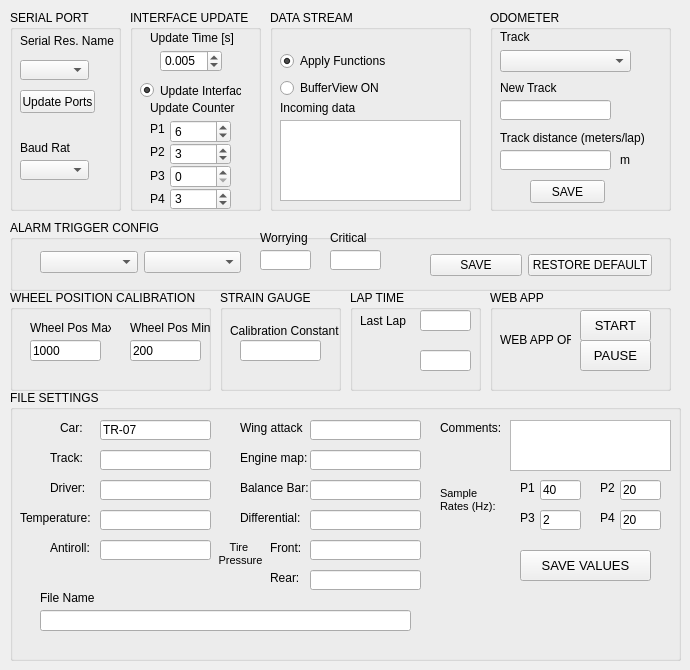
    <widget class="QWidget" name="tab">
     <attribute name="title">
      <string>Settings</string>
     </attribute>
     <widget class="QGroupBox" name="groupBox">
      <property name="geometry">
       <rect>
        <x>10</x>
        <y>10</y>
        <width>111</width>
        <height>201</height>
       </rect>
      </property>
      <property name="title">
       <string>SERIAL PORT</string>
      </property>
      <widget class="QLabel" name="label_2">
       <property name="geometry">
        <rect>
         <x>10</x>
         <y>23</y>
         <width>104</width>
         <height>16</height>
        </rect>
       </property>
       <property name="text">
        <string>Serial Res. Name</string>
       </property>
      </widget>
      <widget class="QComboBox" name="comboBox_Baudrate">
       <property name="geometry">
        <rect>
         <x>10</x>
         <y>150</y>
         <width>69</width>
         <height>20</height>
        </rect>
       </property>
      </widget>
      <widget class="QComboBox" name="comboBox_SerialPorts">
       <property name="geometry">
        <rect>
         <x>10</x>
         <y>50</y>
         <width>69</width>
         <height>20</height>
        </rect>
       </property>
      </widget>
      <widget class="QPushButton" name="pushButton_UpdatePorts">
       <property name="geometry">
        <rect>
         <x>10</x>
         <y>80</y>
         <width>75</width>
         <height>23</height>
        </rect>
       </property>
       <property name="text">
        <string>Update Ports</string>
       </property>
      </widget>
      <widget class="QLabel" name="label_41">
       <property name="geometry">
        <rect>
         <x>10</x>
         <y>130</y>
         <width>50</width>
         <height>16</height>
        </rect>
       </property>
       <property name="text">
        <string>Baud Rate</string>
       </property>
      </widget>
     </widget>
     <widget class="QGroupBox" name="groupBox_3">
      <property name="geometry">
       <rect>
        <x>270</x>
        <y>10</y>
        <width>201</width>
        <height>201</height>
       </rect>
      </property>
      <property name="title">
       <string>DATA STREAM</string>
      </property>
      <widget class="QTextBrowser" name="textBrowser_Buffer">
       <property name="geometry">
        <rect>
         <x>10</x>
         <y>110</y>
         <width>181</width>
         <height>81</height>
        </rect>
       </property>
      </widget>
      <widget class="QLabel" name="label_3">
       <property name="geometry">
        <rect>
         <x>10</x>
         <y>90</y>
         <width>121</width>
         <height>16</height>
        </rect>
       </property>
       <property name="text">
        <string>Incoming data</string>
       </property>
      </widget>
      <widget class="QWidget" name="">
       <property name="geometry">
        <rect>
         <x>10</x>
         <y>40</y>
         <width>118</width>
         <height>49</height>
        </rect>
       </property>
       <layout class="QVBoxLayout" name="verticalLayout_3">
        <item>
         <widget class="QRadioButton" name="radioButton_applyFunctions">
          <property name="text">
           <string>Apply Functions</string>
          </property>
          <property name="checked">
           <bool>true</bool>
          </property>
          <property name="autoExclusive">
           <bool>false</bool>
          </property>
         </widget>
        </item>
        <item>
         <widget class="QRadioButton" name="radioButton_bufferLog">
          <property name="text">
           <string>BufferView ON</string>
          </property>
          <property name="checked">
           <bool>false</bool>
          </property>
          <property name="autoExclusive">
           <bool>false</bool>
          </property>
         </widget>
        </item>
       </layout>
      </widget>
     </widget>
     <widget class="QGroupBox" name="groupBox_16">
      <property name="geometry">
       <rect>
        <x>10</x>
        <y>290</y>
        <width>201</width>
        <height>101</height>
       </rect>
      </property>
      <property name="title">
       <string>WHEEL POSITION CALIBRATION</string>
      </property>
      <widget class="QLabel" name="label_29">
       <property name="geometry">
        <rect>
         <x>20</x>
         <y>30</y>
         <width>81</width>
         <height>16</height>
        </rect>
       </property>
       <property name="text">
        <string>Wheel Pos Max</string>
       </property>
      </widget>
      <widget class="QLabel" name="label_30">
       <property name="geometry">
        <rect>
         <x>120</x>
         <y>30</y>
         <width>81</width>
         <height>16</height>
        </rect>
       </property>
       <property name="text">
        <string>Wheel Pos Min</string>
       </property>
      </widget>
      <widget class="QLineEdit" name="lineEdit_WheelPosMin">
       <property name="geometry">
        <rect>
         <x>120</x>
         <y>50</y>
         <width>71</width>
         <height>21</height>
        </rect>
       </property>
       <property name="text">
        <string>200</string>
       </property>
      </widget>
      <widget class="QLineEdit" name="lineEdit_WheelPosMax">
       <property name="geometry">
        <rect>
         <x>20</x>
         <y>50</y>
         <width>71</width>
         <height>21</height>
        </rect>
       </property>
       <property name="text">
        <string>1000</string>
       </property>
      </widget>
     </widget>
     <widget class="QGroupBox" name="groupBox_38">
      <property name="geometry">
       <rect>
        <x>220</x>
        <y>290</y>
        <width>121</width>
        <height>101</height>
       </rect>
      </property>
      <property name="title">
       <string>STRAIN GAUGE</string>
      </property>
      <widget class="QLineEdit" name="lineEdit_CalibrationConstant">
       <property name="geometry">
        <rect>
         <x>20</x>
         <y>50</y>
         <width>81</width>
         <height>21</height>
        </rect>
       </property>
      </widget>
      <widget class="QLabel" name="label_64">
       <property name="geometry">
        <rect>
         <x>10</x>
         <y>30</y>
         <width>111</width>
         <height>21</height>
        </rect>
       </property>
       <property name="text">
        <string>Calibration Constant</string>
       </property>
      </widget>
     </widget>
     <widget class="QGroupBox" name="groupBox_39">
      <property name="geometry">
       <rect>
        <x>350</x>
        <y>290</y>
        <width>131</width>
        <height>101</height>
       </rect>
      </property>
      <property name="title">
       <string>LAP TIME</string>
      </property>
      <widget class="QLineEdit" name="lineEdit_LastLap">
       <property name="geometry">
        <rect>
         <x>70</x>
         <y>20</y>
         <width>51</width>
         <height>21</height>
        </rect>
       </property>
      </widget>
      <widget class="QLineEdit" name="lineEdit_CalibrationConstant_3">
       <property name="geometry">
        <rect>
         <x>70</x>
         <y>60</y>
         <width>51</width>
         <height>21</height>
        </rect>
       </property>
      </widget>
      <widget class="QLabel" name="label_70">
       <property name="geometry">
        <rect>
         <x>10</x>
         <y>20</y>
         <width>51</width>
         <height>21</height>
        </rect>
       </property>
       <property name="text">
        <string>Last Lap</string>
       </property>
      </widget>
     </widget>
     <widget class="QGroupBox" name="groupBox_2">
      <property name="geometry">
       <rect>
        <x>10</x>
        <y>390</y>
        <width>671</width>
        <height>271</height>
       </rect>
      </property>
      <property name="title">
       <string>FILE SETTINGS</string>
      </property>
      <widget class="QLineEdit" name="lineEdit_SetupDriver">
       <property name="geometry">
        <rect>
         <x>90</x>
         <y>90</y>
         <width>111</width>
         <height>20</height>
        </rect>
       </property>
      </widget>
      <widget class="QLineEdit" name="lineEdit_SetupAntiroll">
       <property name="geometry">
        <rect>
         <x>90</x>
         <y>150</y>
         <width>111</width>
         <height>20</height>
        </rect>
       </property>
      </widget>
      <widget class="QLabel" name="label_57">
       <property name="geometry">
        <rect>
         <x>230</x>
         <y>90</y>
         <width>111</width>
         <height>16</height>
        </rect>
       </property>
       <property name="text">
        <string>Balance Bar:</string>
       </property>
      </widget>
      <widget class="QLineEdit" name="lineEdit_SetupTemperature">
       <property name="geometry">
        <rect>
         <x>90</x>
         <y>120</y>
         <width>111</width>
         <height>20</height>
        </rect>
       </property>
      </widget>
      <widget class="QLineEdit" name="lineEdit_SetupBalanceBar">
       <property name="geometry">
        <rect>
         <x>300</x>
         <y>90</y>
         <width>111</width>
         <height>20</height>
        </rect>
       </property>
      </widget>
      <widget class="QLineEdit" name="lineEdit_SampleRate2">
       <property name="geometry">
        <rect>
         <x>610</x>
         <y>90</y>
         <width>41</width>
         <height>20</height>
        </rect>
       </property>
       <property name="text">
        <string>20</string>
       </property>
      </widget>
      <widget class="QLabel" name="label_56">
       <property name="geometry">
        <rect>
         <x>230</x>
         <y>60</y>
         <width>111</width>
         <height>16</height>
        </rect>
       </property>
       <property name="text">
        <string>Engine map:</string>
       </property>
      </widget>
      <widget class="QLabel" name="label_58">
       <property name="geometry">
        <rect>
         <x>230</x>
         <y>120</y>
         <width>111</width>
         <height>16</height>
        </rect>
       </property>
       <property name="text">
        <string>Differential:</string>
       </property>
      </widget>
      <widget class="QTextEdit" name="textEdit_SetupComments">
       <property name="geometry">
        <rect>
         <x>500</x>
         <y>30</y>
         <width>161</width>
         <height>51</height>
        </rect>
       </property>
      </widget>
      <widget class="QLineEdit" name="lineEdit_SetupWingAttackAngle">
       <property name="geometry">
        <rect>
         <x>300</x>
         <y>30</y>
         <width>111</width>
         <height>20</height>
        </rect>
       </property>
      </widget>
      <widget class="QLineEdit" name="lineEdit_SampleRate1">
       <property name="geometry">
        <rect>
         <x>530</x>
         <y>90</y>
         <width>41</width>
         <height>20</height>
        </rect>
       </property>
       <property name="text">
        <string>40</string>
       </property>
      </widget>
      <widget class="QLabel" name="label_77">
       <property name="geometry">
        <rect>
         <x>590</x>
         <y>120</y>
         <width>21</width>
         <height>16</height>
        </rect>
       </property>
       <property name="text">
        <string>P4</string>
       </property>
      </widget>
      <widget class="QPushButton" name="pushButton_SaveSetupValues">
       <property name="geometry">
        <rect>
         <x>510</x>
         <y>160</y>
         <width>131</width>
         <height>31</height>
        </rect>
       </property>
       <property name="font">
        <font>
         <pointsize>10</pointsize>
        </font>
       </property>
       <property name="text">
        <string>SAVE VALUES</string>
       </property>
      </widget>
      <widget class="QLineEdit" name="lineEdit_SampleRate4">
       <property name="geometry">
        <rect>
         <x>610</x>
         <y>120</y>
         <width>41</width>
         <height>20</height>
        </rect>
       </property>
       <property name="text">
        <string>20</string>
       </property>
      </widget>
      <widget class="QLabel" name="label_32">
       <property name="geometry">
        <rect>
         <x>50</x>
         <y>30</y>
         <width>31</width>
         <height>16</height>
        </rect>
       </property>
       <property name="text">
        <string>Car:</string>
       </property>
      </widget>
      <widget class="QLabel" name="label_59">
       <property name="geometry">
        <rect>
         <x>260</x>
         <y>180</y>
         <width>111</width>
         <height>16</height>
        </rect>
       </property>
       <property name="text">
        <string>Rear:</string>
       </property>
      </widget>
      <widget class="QLabel" name="label_31">
       <property name="geometry">
        <rect>
         <x>40</x>
         <y>90</y>
         <width>111</width>
         <height>16</height>
        </rect>
       </property>
       <property name="text">
        <string>Driver:</string>
       </property>
      </widget>
      <widget class="QLineEdit" name="lineEdit_SetupTirePressureRear">
       <property name="geometry">
        <rect>
         <x>300</x>
         <y>180</y>
         <width>111</width>
         <height>20</height>
        </rect>
       </property>
      </widget>
      <widget class="QLabel" name="label_75">
       <property name="geometry">
        <rect>
         <x>590</x>
         <y>90</y>
         <width>21</width>
         <height>16</height>
        </rect>
       </property>
       <property name="text">
        <string>P2</string>
       </property>
      </widget>
      <widget class="QLabel" name="label_52">
       <property name="geometry">
        <rect>
         <x>10</x>
         <y>120</y>
         <width>111</width>
         <height>16</height>
        </rect>
       </property>
       <property name="text">
        <string>Temperature:</string>
       </property>
      </widget>
      <widget class="QLabel" name="label_50">
       <property name="geometry">
        <rect>
         <x>40</x>
         <y>60</y>
         <width>111</width>
         <height>16</height>
        </rect>
       </property>
       <property name="text">
        <string>Track:</string>
       </property>
      </widget>
      <widget class="QLabel" name="label_74">
       <property name="geometry">
        <rect>
         <x>510</x>
         <y>90</y>
         <width>21</width>
         <height>16</height>
        </rect>
       </property>
       <property name="text">
        <string>P1</string>
       </property>
      </widget>
      <widget class="QLabel" name="label_55">
       <property name="geometry">
        <rect>
         <x>230</x>
         <y>30</y>
         <width>71</width>
         <height>16</height>
        </rect>
       </property>
       <property name="text">
        <string>Wing attack</string>
       </property>
      </widget>
      <widget class="QLabel" name="label_71">
       <property name="geometry">
        <rect>
         <x>260</x>
         <y>150</y>
         <width>111</width>
         <height>16</height>
        </rect>
       </property>
       <property name="text">
        <string>Front:</string>
       </property>
      </widget>
      <widget class="QLabel" name="label_54">
       <property name="geometry">
        <rect>
         <x>200</x>
         <y>140</y>
         <width>61</width>
         <height>41</height>
        </rect>
       </property>
       <property name="text">
        <string>&lt;!DOCTYPE HTML PUBLIC &quot;-//W3C//DTD HTML 4.0//EN&quot; &quot;http://www.w3.org/TR/REC-html40/strict.dtd&quot;&gt;
&lt;html&gt;&lt;head&gt;&lt;meta name=&quot;qrichtext&quot; content=&quot;1&quot; /&gt;&lt;style type=&quot;text/css&quot;&gt;
p, li { white-space: pre-wrap; }
&lt;/style&gt;&lt;/head&gt;&lt;body style=&quot; font-family:'MS Shell Dlg 2'; font-size:8pt; font-weight:400; font-style:normal;&quot;&gt;
&lt;p align=&quot;center&quot; style=&quot; margin-top:12px; margin-bottom:12px; margin-left:0px; margin-right:0px; -qt-block-indent:0; text-indent:0px; line-height:10%;&quot;&gt;Tire &lt;/p&gt;
&lt;p align=&quot;center&quot; style=&quot; margin-top:12px; margin-bottom:12px; margin-left:0px; margin-right:0px; -qt-block-indent:0; text-indent:0px; line-height:30%;&quot;&gt;Pressure&lt;/p&gt;&lt;/body&gt;&lt;/html&gt;</string>
       </property>
      </widget>
      <widget class="QLabel" name="label_53">
       <property name="geometry">
        <rect>
         <x>40</x>
         <y>150</y>
         <width>111</width>
         <height>16</height>
        </rect>
       </property>
       <property name="text">
        <string>Antiroll:</string>
       </property>
      </widget>
      <widget class="QLineEdit" name="lineEdit_SetupDifferential">
       <property name="geometry">
        <rect>
         <x>300</x>
         <y>120</y>
         <width>111</width>
         <height>20</height>
        </rect>
       </property>
      </widget>
      <widget class="QLineEdit" name="lineEdit_SetupTirePressureFront">
       <property name="geometry">
        <rect>
         <x>300</x>
         <y>150</y>
         <width>111</width>
         <height>20</height>
        </rect>
       </property>
      </widget>
      <widget class="QLabel" name="label_76">
       <property name="geometry">
        <rect>
         <x>510</x>
         <y>120</y>
         <width>21</width>
         <height>16</height>
        </rect>
       </property>
       <property name="text">
        <string>P3</string>
       </property>
      </widget>
      <widget class="QLabel" name="label_72">
       <property name="geometry">
        <rect>
         <x>430</x>
         <y>30</y>
         <width>111</width>
         <height>16</height>
        </rect>
       </property>
       <property name="text">
        <string>Comments:</string>
       </property>
      </widget>
      <widget class="QLineEdit" name="lineEdit_SetupEngineMap">
       <property name="geometry">
        <rect>
         <x>300</x>
         <y>60</y>
         <width>111</width>
         <height>20</height>
        </rect>
       </property>
      </widget>
      <widget class="QLineEdit" name="lineEdit_SampleRate3">
       <property name="geometry">
        <rect>
         <x>530</x>
         <y>120</y>
         <width>41</width>
         <height>20</height>
        </rect>
       </property>
       <property name="text">
        <string>2</string>
       </property>
      </widget>
      <widget class="QLineEdit" name="lineEdit_SetupTrack">
       <property name="geometry">
        <rect>
         <x>90</x>
         <y>60</y>
         <width>111</width>
         <height>20</height>
        </rect>
       </property>
      </widget>
      <widget class="QLabel" name="label_73">
       <property name="geometry">
        <rect>
         <x>430</x>
         <y>90</y>
         <width>61</width>
         <height>41</height>
        </rect>
       </property>
       <property name="text">
        <string>&lt;!DOCTYPE HTML PUBLIC &quot;-//W3C//DTD HTML 4.0//EN&quot; &quot;http://www.w3.org/TR/REC-html40/strict.dtd&quot;&gt;
&lt;html&gt;&lt;head&gt;&lt;meta name=&quot;qrichtext&quot; content=&quot;1&quot; /&gt;&lt;style type=&quot;text/css&quot;&gt;
p, li { white-space: pre-wrap; }
&lt;/style&gt;&lt;/head&gt;&lt;body style=&quot; font-family:'MS Shell Dlg 2'; font-size:8pt; font-weight:400; font-style:normal;&quot;&gt;
&lt;p style=&quot; margin-top:0px; margin-bottom:0px; margin-left:0px; margin-right:0px; -qt-block-indent:0; text-indent:0px;line-height:1&quot;&gt;Sample &lt;/p&gt;
&lt;p style=&quot; margin-top:0px; margin-bottom:0px; margin-left:0px; margin-right:0px; -qt-block-indent:0; text-indent:0px;&quot;&gt;Rates (Hz):&lt;/p&gt;&lt;/body&gt;&lt;/html&gt;</string>
       </property>
      </widget>
      <widget class="QLineEdit" name="lineEdit_SetupCar">
       <property name="geometry">
        <rect>
         <x>90</x>
         <y>30</y>
         <width>111</width>
         <height>20</height>
        </rect>
       </property>
       <property name="text">
        <string>TR-07</string>
       </property>
      </widget>
      <widget class="QLabel" name="label_11">
       <property name="geometry">
        <rect>
         <x>30</x>
         <y>200</y>
         <width>141</width>
         <height>16</height>
        </rect>
       </property>
       <property name="text">
        <string>File Name</string>
       </property>
      </widget>
      <widget class="QLineEdit" name="lineEdit_FileName">
       <property name="geometry">
        <rect>
         <x>30</x>
         <y>220</y>
         <width>371</width>
         <height>21</height>
        </rect>
       </property>
      </widget>
     </widget>
     <widget class="QGroupBox" name="groupBox_4">
      <property name="geometry">
       <rect>
        <x>10</x>
        <y>220</y>
        <width>661</width>
        <height>71</height>
       </rect>
      </property>
      <property name="title">
       <string>ALARM TRIGGER CONFIG</string>
      </property>
      <widget class="QLineEdit" name="alarmlineEdit">
       <property name="geometry">
        <rect>
         <x>250</x>
         <y>30</y>
         <width>51</width>
         <height>20</height>
        </rect>
       </property>
      </widget>
      <widget class="QWidget" name="layoutWidget">
       <property name="geometry">
        <rect>
         <x>30</x>
         <y>30</y>
         <width>201</width>
         <height>24</height>
        </rect>
       </property>
       <layout class="QHBoxLayout" name="horizontalLayout_5">
        <item>
         <widget class="QComboBox" name="alarmComboBox"/>
        </item>
        <item>
         <widget class="QComboBox" name="alarmTypeComboBox"/>
        </item>
       </layout>
      </widget>
      <widget class="QWidget" name="layoutWidget">
       <property name="geometry">
        <rect>
         <x>420</x>
         <y>30</y>
         <width>222</width>
         <height>30</height>
        </rect>
       </property>
       <layout class="QHBoxLayout" name="horizontalLayout_6">
        <item>
         <widget class="QPushButton" name="saveAlarmPushButton">
          <property name="text">
           <string>SAVE</string>
          </property>
         </widget>
        </item>
        <item>
         <widget class="QPushButton" name="restoreDefaultAlarmPushButton">
          <property name="text">
           <string>RESTORE DEFAULT</string>
          </property>
         </widget>
        </item>
       </layout>
      </widget>
      <widget class="QLineEdit" name="alarmlineEdit_2">
       <property name="geometry">
        <rect>
         <x>320</x>
         <y>30</y>
         <width>51</width>
         <height>20</height>
        </rect>
       </property>
      </widget>
      <widget class="QLabel" name="label_33">
       <property name="geometry">
        <rect>
         <x>250</x>
         <y>10</y>
         <width>51</width>
         <height>16</height>
        </rect>
       </property>
       <property name="text">
        <string>Worrying</string>
       </property>
      </widget>
      <widget class="QLabel" name="label_34">
       <property name="geometry">
        <rect>
         <x>320</x>
         <y>10</y>
         <width>41</width>
         <height>16</height>
        </rect>
       </property>
       <property name="text">
        <string>Critical</string>
       </property>
      </widget>
     </widget>
     <widget class="QGroupBox" name="groupBox_30">
      <property name="geometry">
       <rect>
        <x>130</x>
        <y>10</y>
        <width>131</width>
        <height>201</height>
       </rect>
      </property>
      <property name="title">
       <string>INTERFACE UPDATE</string>
      </property>
      <widget class="QLabel" name="label_35">
       <property name="geometry">
        <rect>
         <x>20</x>
         <y>20</y>
         <width>101</width>
         <height>16</height>
        </rect>
       </property>
       <property name="text">
        <string>Update Time [s]</string>
       </property>
      </widget>
      <widget class="QDoubleSpinBox" name="doubleSpinBox_UpdateTime">
       <property name="geometry">
        <rect>
         <x>30</x>
         <y>40</y>
         <width>62</width>
         <height>22</height>
        </rect>
       </property>
       <property name="decimals">
        <number>3</number>
       </property>
       <property name="value">
        <double>0.005000000000000</double>
       </property>
      </widget>
      <widget class="QLabel" name="label_37">
       <property name="geometry">
        <rect>
         <x>20</x>
         <y>90</y>
         <width>91</width>
         <height>16</height>
        </rect>
       </property>
       <property name="text">
        <string>Update Counter</string>
       </property>
      </widget>
      <widget class="QRadioButton" name="radioButton_updateInterface">
       <property name="geometry">
        <rect>
         <x>10</x>
         <y>70</y>
         <width>101</width>
         <height>21</height>
        </rect>
       </property>
       <property name="text">
        <string>Update Interface</string>
       </property>
       <property name="checked">
        <bool>true</bool>
       </property>
      </widget>
      <widget class="QWidget" name="layoutWidget">
       <property name="geometry">
        <rect>
         <x>40</x>
         <y>110</y>
         <width>61</width>
         <height>90</height>
        </rect>
       </property>
       <layout class="QVBoxLayout" name="verticalLayout">
        <property name="spacing">
         <number>0</number>
        </property>
        <item>
         <widget class="QDoubleSpinBox" name="updateCounterP1">
          <property name="decimals">
           <number>0</number>
          </property>
          <property name="value">
           <double>6.000000000000000</double>
          </property>
         </widget>
        </item>
        <item>
         <widget class="QDoubleSpinBox" name="updateCounterP2">
          <property name="decimals">
           <number>0</number>
          </property>
          <property name="value">
           <double>3.000000000000000</double>
          </property>
         </widget>
        </item>
        <item>
         <widget class="QDoubleSpinBox" name="updateCounterP3">
          <property name="decimals">
           <number>0</number>
          </property>
          <property name="value">
           <double>0.000000000000000</double>
          </property>
         </widget>
        </item>
        <item>
         <widget class="QDoubleSpinBox" name="updateCounterP4">
          <property name="decimals">
           <number>0</number>
          </property>
          <property name="value">
           <double>3.000000000000000</double>
          </property>
         </widget>
        </item>
       </layout>
      </widget>
      <widget class="QWidget" name="layoutWidget">
       <property name="geometry">
        <rect>
         <x>20</x>
         <y>110</y>
         <width>16</width>
         <height>87</height>
        </rect>
       </property>
       <layout class="QVBoxLayout" name="verticalLayout_2">
        <item>
         <widget class="QLabel" name="label_40">
          <property name="text">
           <string>P1</string>
          </property>
         </widget>
        </item>
        <item>
         <widget class="QLabel" name="label_42">
          <property name="text">
           <string>P2</string>
          </property>
         </widget>
        </item>
        <item>
         <widget class="QLabel" name="label_43">
          <property name="text">
           <string>P3</string>
          </property>
         </widget>
        </item>
        <item>
         <widget class="QLabel" name="label_45">
          <property name="text">
           <string>P4</string>
          </property>
         </widget>
        </item>
       </layout>
      </widget>
     </widget>
     <widget class="QGroupBox" name="groupBox_20">
      <property name="geometry">
       <rect>
        <x>490</x>
        <y>10</y>
        <width>181</width>
        <height>201</height>
       </rect>
      </property>
      <property name="title">
       <string>ODOMETER</string>
      </property>
      <widget class="QComboBox" name="trackOdometerComboBox">
       <property name="geometry">
        <rect>
         <x>10</x>
         <y>40</y>
         <width>131</width>
         <height>22</height>
        </rect>
       </property>
      </widget>
      <widget class="QLabel" name="label">
       <property name="geometry">
        <rect>
         <x>10</x>
         <y>20</y>
         <width>47</width>
         <height>13</height>
        </rect>
       </property>
       <property name="text">
        <string>Track</string>
       </property>
      </widget>
      <widget class="QLineEdit" name="distanceTracklineEdit">
       <property name="geometry">
        <rect>
         <x>10</x>
         <y>140</y>
         <width>111</width>
         <height>20</height>
        </rect>
       </property>
      </widget>
      <widget class="QLabel" name="label_5">
       <property name="geometry">
        <rect>
         <x>10</x>
         <y>120</y>
         <width>171</width>
         <height>16</height>
        </rect>
       </property>
       <property name="text">
        <string>Track distance (meters/lap)</string>
       </property>
      </widget>
      <widget class="QLabel" name="label_13">
       <property name="geometry">
        <rect>
         <x>130</x>
         <y>140</y>
         <width>21</width>
         <height>20</height>
        </rect>
       </property>
       <property name="text">
        <string>m</string>
       </property>
      </widget>
      <widget class="QLabel" name="label_14">
       <property name="geometry">
        <rect>
         <x>10</x>
         <y>70</y>
         <width>61</width>
         <height>16</height>
        </rect>
       </property>
       <property name="text">
        <string>New Track</string>
       </property>
      </widget>
      <widget class="QLineEdit" name="nameTracklineEdit_2">
       <property name="geometry">
        <rect>
         <x>10</x>
         <y>90</y>
         <width>111</width>
         <height>20</height>
        </rect>
       </property>
      </widget>
      <widget class="QPushButton" name="saveOdometerPushButton">
       <property name="geometry">
        <rect>
         <x>40</x>
         <y>170</y>
         <width>75</width>
         <height>23</height>
        </rect>
       </property>
       <property name="text">
        <string>SAVE</string>
       </property>
      </widget>
     </widget>
     <widget class="QGroupBox" name="groupBox_40">
      <property name="geometry">
       <rect>
        <x>490</x>
        <y>290</y>
        <width>181</width>
        <height>101</height>
       </rect>
      </property>
      <property name="title">
       <string>WEB APP</string>
      </property>
      <widget class="QPushButton" name="pushButton_webAppPause">
       <property name="geometry">
        <rect>
         <x>90</x>
         <y>50</y>
         <width>71</width>
         <height>31</height>
        </rect>
       </property>
       <property name="font">
        <font>
         <pointsize>10</pointsize>
        </font>
       </property>
       <property name="text">
        <string>PAUSE</string>
       </property>
      </widget>
      <widget class="QPushButton" name="pushButton_webAppStart">
       <property name="geometry">
        <rect>
         <x>90</x>
         <y>20</y>
         <width>71</width>
         <height>31</height>
        </rect>
       </property>
       <property name="font">
        <font>
         <pointsize>10</pointsize>
        </font>
       </property>
       <property name="text">
        <string>START</string>
       </property>
      </widget>
      <widget class="QLabel" name="label_web_app">
       <property name="geometry">
        <rect>
         <x>10</x>
         <y>40</y>
         <width>71</width>
         <height>20</height>
        </rect>
       </property>
       <property name="text">
        <string>WEB APP OFF</string>
       </property>
      </widget>
     </widget>
    </widget>
